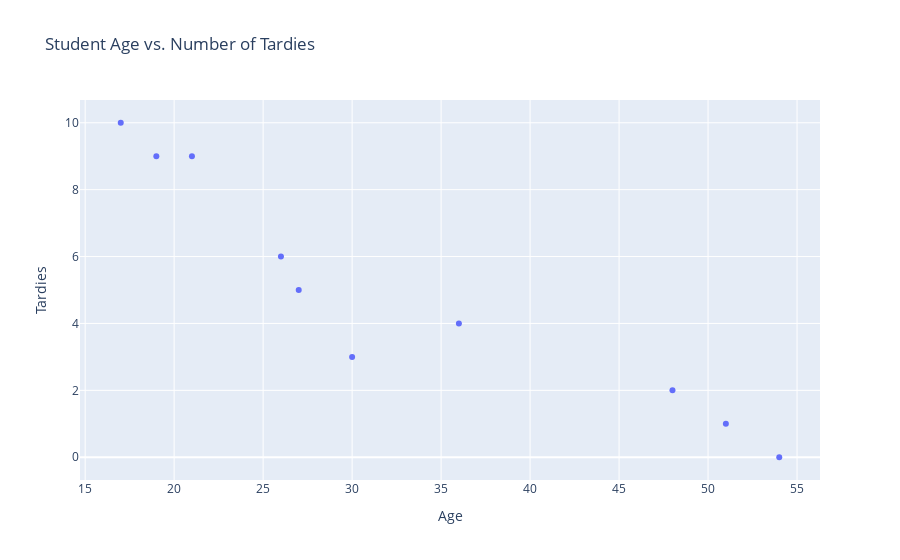

The code cell stored with this chart in its notebook:
### Markdown cell above
Draw a dispersion diagram (scatter plot) for the data.

### Code cell
fig = px.scatter(studen_data, x='Age', y='Tardies', title='Student Age vs. Number of Tardies')
fig.show()

### Figure 1 — Plotly figure (JSON) as saved in the notebook; plotly's stock layout.template omitted (floating-point values rounded to 4 significant figures)
{"data": [{"hovertemplate": "Age=%{x}<br>Tardies=%{y}<extra></extra>", "legendgroup": "", "marker": {"color": "#636efa", "symbol": "circle"}, "mode": "markers", "name": "", "orientation": "v", "showlegend": false, "type": "scatter", "x": [17, 51, 27, 21, 36, 48, 19, 26, 54, 30], "xaxis": "x", "y": [10, 1, 5, 9, 4, 2, 9, 6, 0, 3], "yaxis": "y"}], "layout": {"legend": {"tracegroupgap": 0}, "title": {"text": "Student Age vs. Number of Tardies"}, "xaxis": {"anchor": "y", "domain": [0, 1], "title": {"text": "Age"}}, "yaxis": {"anchor": "x", "domain": [0, 1], "title": {"text": "Tardies"}}}}
